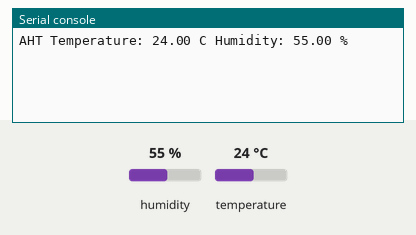
Recording of a program running on a simulated Raspberry Pi Pico running MicroPython. On the bench: the last lines printed to the serial console. The test bench sets the inputs (shaded band); at power-on: humidity 55 %, temperature 24 °C.

Above: at 1.2 s.
1.3 s: humidity set to 22 %
At 2.3 s:
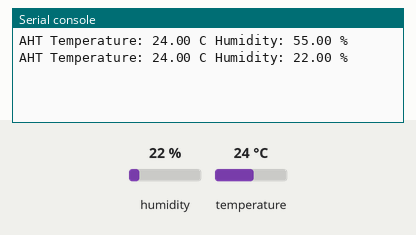
2.9 s: temperature set to 12 °C
At 4.0 s:
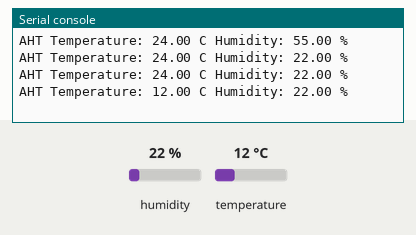
4.5 s: humidity set to 40 %
At 5.8 s:
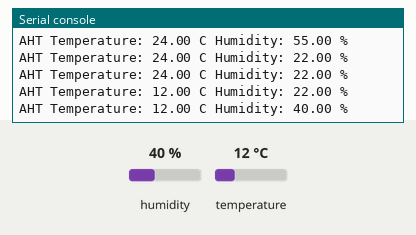
Timing chart, 0 to 7.5 s (numbered marks = the images above; inputs shaded):
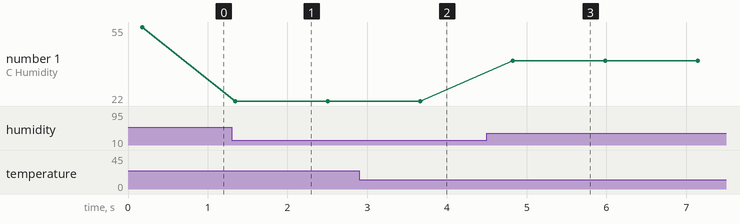

Measured:
- after the input at 1.3 s, the serial console: prints a new line at once (image 1)
- after the input at 2.9 s, the serial console: prints a new line after 0.76 s (image 2)
- after the input at 4.5 s, the serial console: prints a new line after 0.33 s (image 3)
- plotted number 1: 55 → 22 after the input at 1.3 s, 22 → 40 after the input at 4.5 s

The program:

aht-read.py
```python
from machine import Pin, I2C
from time import sleep
import ahtx0

i2c = I2C(0, scl=Pin(17), sda=Pin(16), freq=400_000)
sensor = ahtx0.AHT20(i2c)

def aht_temp():
    temperature = sensor.temperature
    humidity = sensor.relative_humidity
    print("AHT Temperature: %0.2f C" % temperature+" Humidity: %0.2f %% " %humidity)

try:
    while True:
        aht_temp()
        sleep(1)
except KeyboardInterrupt:
    print("Keyboard interrupt")
```
